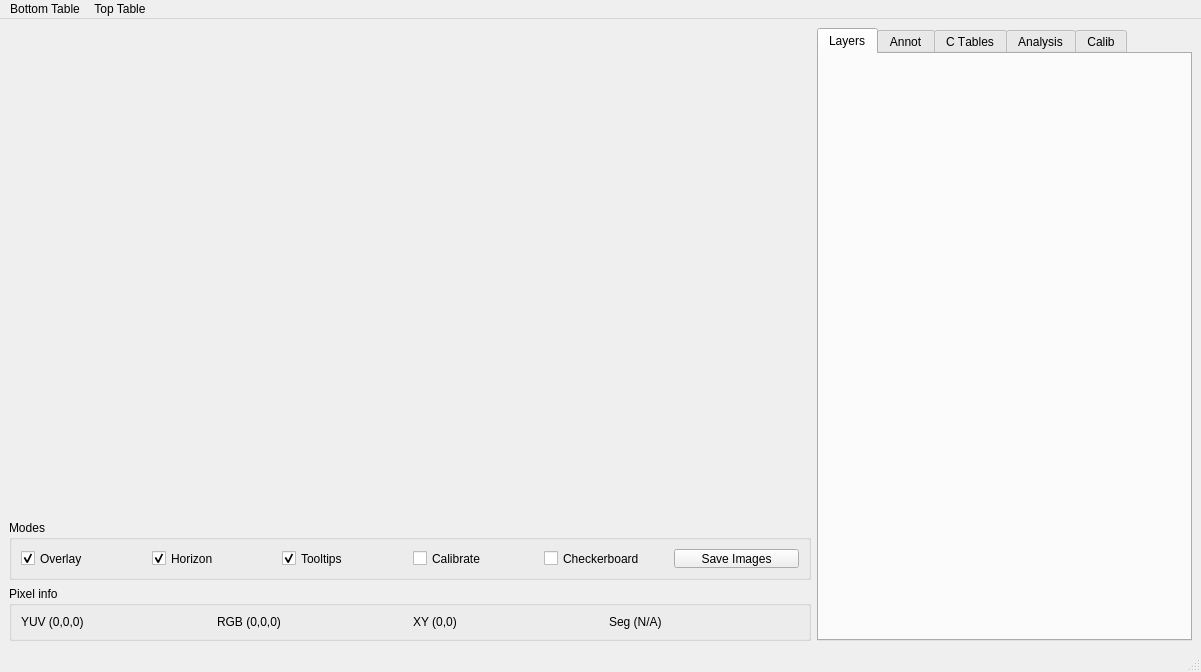
<?xml version="1.0" encoding="UTF-8"?>
<ui version="4.0">
 <class>UTVisionWindow</class>
 <widget class="QMainWindow" name="UTVisionWindow">
  <property name="geometry">
   <rect>
    <x>0</x>
    <y>0</y>
    <width>1201</width>
    <height>672</height>
   </rect>
  </property>
  <property name="sizePolicy">
   <sizepolicy hsizetype="Expanding" vsizetype="Expanding">
    <horstretch>0</horstretch>
    <verstretch>0</verstretch>
   </sizepolicy>
  </property>
  <property name="windowTitle">
   <string>Vision Window</string>
  </property>
  <widget class="QWidget" name="centralwidget">
   <layout class="QGridLayout" name="gridLayout_2" rowstretch="1,0,0" columnstretch="1,0">
    <item row="0" column="0">
     <layout class="QVBoxLayout" name="verticalLayout_3">
      <item>
       <widget class="ImageWidget" name="bigImage" native="true">
        <property name="minimumSize">
         <size>
          <width>800</width>
          <height>480</height>
         </size>
        </property>
        <property name="baseSize">
         <size>
          <width>640</width>
          <height>480</height>
         </size>
        </property>
        <property name="selectionEnabled" stdset="0">
         <bool>true</bool>
        </property>
       </widget>
      </item>
     </layout>
    </item>
    <item row="1" column="0">
     <widget class="QGroupBox" name="groupBox_2">
      <property name="sizePolicy">
       <sizepolicy hsizetype="Preferred" vsizetype="Preferred">
        <horstretch>0</horstretch>
        <verstretch>0</verstretch>
       </sizepolicy>
      </property>
      <property name="maximumSize">
       <size>
        <width>16777215</width>
        <height>60</height>
       </size>
      </property>
      <property name="title">
       <string>Modes</string>
      </property>
      <layout class="QHBoxLayout" name="horizontalLayout_2">
       <item>
        <widget class="QCheckBox" name="overlayCheck">
         <property name="text">
          <string>Overlay</string>
         </property>
         <property name="checked">
          <bool>true</bool>
         </property>
        </widget>
       </item>
       <item>
        <widget class="QCheckBox" name="horizonCheck">
         <property name="text">
          <string>Horizon</string>
         </property>
         <property name="checked">
          <bool>true</bool>
         </property>
         <property name="tristate">
          <bool>false</bool>
         </property>
        </widget>
       </item>
       <item>
        <widget class="QCheckBox" name="toolCheck">
         <property name="text">
          <string>Tooltips</string>
         </property>
         <property name="checked">
          <bool>true</bool>
         </property>
        </widget>
       </item>
       <item>
        <widget class="QCheckBox" name="calibrationBox">
         <property name="text">
          <string>Calibrate</string>
         </property>
        </widget>
       </item>
       <item>
        <widget class="QCheckBox" name="checkerboardBox">
         <property name="text">
          <string>Checkerboard</string>
         </property>
        </widget>
       </item>
       <item>
        <widget class="QPushButton" name="saveImgCheck">
         <property name="text">
          <string>Save Images</string>
         </property>
        </widget>
       </item>
      </layout>
      <zorder>horizonCheck</zorder>
      <zorder>overlayCheck</zorder>
      <zorder>toolCheck</zorder>
      <zorder>calibrationBox</zorder>
      <zorder>saveImgCheck</zorder>
      <zorder>checkerboardBox</zorder>
     </widget>
    </item>
    <item row="2" column="0">
     <widget class="QGroupBox" name="groupBox">
      <property name="maximumSize">
       <size>
        <width>16777215</width>
        <height>65</height>
       </size>
      </property>
      <property name="title">
       <string>Pixel info</string>
      </property>
      <layout class="QHBoxLayout" name="horizontalLayout">
       <item>
        <widget class="QLabel" name="yuvLabel">
         <property name="minimumSize">
          <size>
           <width>0</width>
           <height>0</height>
          </size>
         </property>
         <property name="text">
          <string>YUV (0,0,0)</string>
         </property>
        </widget>
       </item>
       <item>
        <widget class="QLabel" name="rgbLabel">
         <property name="minimumSize">
          <size>
           <width>0</width>
           <height>0</height>
          </size>
         </property>
         <property name="text">
          <string>RGB (0,0,0)</string>
         </property>
        </widget>
       </item>
       <item>
        <widget class="QLabel" name="xyLabel">
         <property name="minimumSize">
          <size>
           <width>0</width>
           <height>0</height>
          </size>
         </property>
         <property name="text">
          <string>XY (0,0)</string>
         </property>
        </widget>
       </item>
       <item>
        <widget class="QLabel" name="segLabel">
         <property name="minimumSize">
          <size>
           <width>0</width>
           <height>0</height>
          </size>
         </property>
         <property name="text">
          <string>Seg (N/A)</string>
         </property>
        </widget>
       </item>
      </layout>
     </widget>
    </item>
    <item row="0" column="1" rowspan="3">
     <widget class="QTabWidget" name="tabWidget">
      <property name="sizePolicy">
       <sizepolicy hsizetype="Preferred" vsizetype="Preferred">
        <horstretch>0</horstretch>
        <verstretch>0</verstretch>
       </sizepolicy>
      </property>
      <property name="minimumSize">
       <size>
        <width>375</width>
        <height>0</height>
       </size>
      </property>
      <property name="maximumSize">
       <size>
        <width>16777215</width>
        <height>16777215</height>
       </size>
      </property>
      <property name="font">
       <font>
        <pointsize>9</pointsize>
        <kerning>false</kerning>
       </font>
      </property>
      <property name="tabPosition">
       <enum>QTabWidget::North</enum>
      </property>
      <property name="tabShape">
       <enum>QTabWidget::Rounded</enum>
      </property>
      <property name="currentIndex">
       <number>0</number>
      </property>
      <property name="iconSize">
       <size>
        <width>16</width>
        <height>16</height>
       </size>
      </property>
      <property name="usesScrollButtons">
       <bool>false</bool>
      </property>
      <widget class="QWidget" name="layersTab">
       <property name="sizePolicy">
        <sizepolicy hsizetype="Expanding" vsizetype="Expanding">
         <horstretch>0</horstretch>
         <verstretch>0</verstretch>
        </sizepolicy>
       </property>
       <attribute name="title">
        <string>Layers</string>
       </attribute>
       <layout class="QGridLayout" name="gridLayout">
        <item row="0" column="0">
         <layout class="QVBoxLayout" name="verticalLayout_2">
          <item>
           <widget class="ImageWidget" name="rawImageTop" native="true"/>
          </item>
          <item>
           <widget class="ImageWidget" name="rawImageBottom" native="true"/>
          </item>
          <item>
           <spacer name="verticalSpacer_3">
            <property name="orientation">
             <enum>Qt::Vertical</enum>
            </property>
            <property name="sizeType">
             <enum>QSizePolicy::Fixed</enum>
            </property>
            <property name="sizeHint" stdset="0">
             <size>
              <width>20</width>
              <height>18</height>
             </size>
            </property>
           </spacer>
          </item>
          <item>
           <widget class="ImageWidget" name="horizontalBlobImageTop" native="true"/>
          </item>
          <item>
           <widget class="ImageWidget" name="horizontalBlobImageBottom" native="true"/>
          </item>
          <item>
           <spacer name="verticalSpacer_4">
            <property name="orientation">
             <enum>Qt::Vertical</enum>
            </property>
            <property name="sizeType">
             <enum>QSizePolicy::Fixed</enum>
            </property>
            <property name="sizeHint" stdset="0">
             <size>
              <width>20</width>
              <height>18</height>
             </size>
            </property>
           </spacer>
          </item>
          <item>
           <widget class="ImageWidget" name="objImageTop" native="true"/>
          </item>
          <item>
           <widget class="ImageWidget" name="objImageBottom" native="true"/>
          </item>
         </layout>
        </item>
        <item row="0" column="1">
         <layout class="QVBoxLayout" name="verticalLayout">
          <item>
           <widget class="ImageWidget" name="segImageTop" native="true"/>
          </item>
          <item>
           <widget class="ImageWidget" name="segImageBottom" native="true"/>
          </item>
          <item>
           <spacer name="verticalSpacer_2">
            <property name="orientation">
             <enum>Qt::Vertical</enum>
            </property>
            <property name="sizeType">
             <enum>QSizePolicy::Fixed</enum>
            </property>
            <property name="sizeHint" stdset="0">
             <size>
              <width>20</width>
              <height>18</height>
             </size>
            </property>
           </spacer>
          </item>
          <item>
           <widget class="ImageWidget" name="verticalBlobImageTop" native="true"/>
          </item>
          <item>
           <widget class="ImageWidget" name="verticalBlobImageBottom" native="true"/>
          </item>
          <item>
           <spacer name="verticalSpacer">
            <property name="orientation">
             <enum>Qt::Vertical</enum>
            </property>
            <property name="sizeType">
             <enum>QSizePolicy::Fixed</enum>
            </property>
            <property name="sizeHint" stdset="0">
             <size>
              <width>20</width>
              <height>18</height>
             </size>
            </property>
           </spacer>
          </item>
          <item>
           <widget class="ImageWidget" name="transformedImageTop" native="true"/>
          </item>
          <item>
           <widget class="ImageWidget" name="transformedImageBottom" native="true"/>
          </item>
         </layout>
        </item>
       </layout>
      </widget>
      <widget class="QWidget" name="annotTab">
       <attribute name="title">
        <string>Annot</string>
       </attribute>
       <layout class="QGridLayout" name="gridLayout_3">
        <item row="0" column="0">
         <widget class="AnnotationWidget" name="annot" native="true">
          <property name="sizePolicy">
           <sizepolicy hsizetype="Preferred" vsizetype="Preferred">
            <horstretch>0</horstretch>
            <verstretch>0</verstretch>
           </sizepolicy>
          </property>
         </widget>
        </item>
       </layout>
      </widget>
      <widget class="QWidget" name="ctTab">
       <attribute name="title">
        <string>C Tables</string>
       </attribute>
       <layout class="QGridLayout" name="gridLayout_4">
        <item row="0" column="0">
         <widget class="ClassificationWidget" name="classification" native="true">
          <property name="sizePolicy">
           <sizepolicy hsizetype="Preferred" vsizetype="Preferred">
            <horstretch>0</horstretch>
            <verstretch>0</verstretch>
           </sizepolicy>
          </property>
         </widget>
        </item>
       </layout>
      </widget>
      <widget class="QWidget" name="analysisTab">
       <attribute name="title">
        <string>Analysis</string>
       </attribute>
       <layout class="QGridLayout" name="gridLayout_5">
        <item row="0" column="0">
         <widget class="AnalysisWidget" name="analysis" native="true">
          <property name="sizePolicy">
           <sizepolicy hsizetype="Preferred" vsizetype="Preferred">
            <horstretch>0</horstretch>
            <verstretch>0</verstretch>
           </sizepolicy>
          </property>
         </widget>
        </item>
       </layout>
      </widget>
      <widget class="QWidget" name="calibTab">
       <attribute name="title">
        <string>Calib</string>
       </attribute>
       <layout class="QGridLayout" name="gridLayout_6">
        <item row="0" column="0">
         <widget class="QTabWidget" name="tabWidget_2">
          <property name="currentIndex">
           <number>1</number>
          </property>
          <widget class="QWidget" name="tab_3">
           <attribute name="title">
            <string>Intrinsic</string>
           </attribute>
           <layout class="QGridLayout" name="gridLayout_7">
            <item row="0" column="0">
             <widget class="IntrinsicCalibrationWidget" name="icalibration" native="true">
              <property name="sizePolicy">
               <sizepolicy hsizetype="Preferred" vsizetype="Preferred">
                <horstretch>0</horstretch>
                <verstretch>0</verstretch>
               </sizepolicy>
              </property>
             </widget>
            </item>
           </layout>
          </widget>
          <widget class="QWidget" name="tab_4">
           <attribute name="title">
            <string>Extrinsic</string>
           </attribute>
           <layout class="QGridLayout" name="gridLayout_8">
            <item row="0" column="0">
             <widget class="ExtrinsicCalibrationWidget" name="ecalibration" native="true"/>
            </item>
           </layout>
          </widget>
         </widget>
        </item>
       </layout>
      </widget>
     </widget>
    </item>
   </layout>
  </widget>
  <widget class="QMenuBar" name="menuBar">
   <property name="geometry">
    <rect>
     <x>0</x>
     <y>0</y>
     <width>1201</width>
     <height>25</height>
    </rect>
   </property>
   <widget class="QMenu" name="menuColour_Table">
    <property name="title">
     <string>Bottom Table</string>
    </property>
    <addaction name="actionNew_Bottom"/>
    <addaction name="actionOpen_Bottom"/>
    <addaction name="actionSave_Bottom"/>
    <addaction name="actionSave_As_Bottom"/>
   </widget>
   <widget class="QMenu" name="menuTop_Table">
    <property name="title">
     <string>Top Table</string>
    </property>
    <addaction name="actionNew_Top"/>
    <addaction name="actionOpen_Top"/>
    <addaction name="actionSave_Top"/>
    <addaction name="actionSave_As_Top"/>
   </widget>
   <addaction name="menuColour_Table"/>
   <addaction name="menuTop_Table"/>
  </widget>
  <widget class="QStatusBar" name="statusbar"/>
  <action name="actionLoad">
   <property name="text">
    <string>New</string>
   </property>
  </action>
  <action name="actionNew">
   <property name="text">
    <string>New</string>
   </property>
  </action>
  <action name="actionOpen_Bottom">
   <property name="text">
    <string>Open Bottom</string>
   </property>
  </action>
  <action name="actionSave_Bottom">
   <property name="text">
    <string>Save Bottom</string>
   </property>
  </action>
  <action name="actionSave_As_Bottom">
   <property name="text">
    <string>Save As</string>
   </property>
  </action>
  <action name="actionNew_Bottom">
   <property name="text">
    <string>New Bottom</string>
   </property>
  </action>
  <action name="actionYUV">
   <property name="text">
    <string>YUV</string>
   </property>
  </action>
  <action name="actionLAB">
   <property name="text">
    <string>LAB</string>
   </property>
  </action>
  <action name="actionHSI">
   <property name="text">
    <string>HSI</string>
   </property>
  </action>
  <action name="actionNew_Top">
   <property name="text">
    <string>New Top</string>
   </property>
  </action>
  <action name="actionOpen_Top">
   <property name="text">
    <string>Open Top</string>
   </property>
  </action>
  <action name="actionSave_Top">
   <property name="text">
    <string>Save Top</string>
   </property>
  </action>
  <action name="actionSave_As_Top">
   <property name="text">
    <string>Save As</string>
   </property>
  </action>
 </widget>
 <customwidgets>
  <customwidget>
   <class>ImageWidget</class>
   <extends>QWidget</extends>
   <header>ImageWidget.h</header>
   <container>1</container>
  </customwidget>
  <customwidget>
   <class>AnnotationWidget</class>
   <extends>QWidget</extends>
   <header>AnnotationWidget.h</header>
  </customwidget>
  <customwidget>
   <class>ClassificationWidget</class>
   <extends>QWidget</extends>
   <header>ClassificationWidget.h</header>
   <container>1</container>
  </customwidget>
  <customwidget>
   <class>AnalysisWidget</class>
   <extends>QWidget</extends>
   <header>AnalysisWidget.h</header>
   <container>1</container>
  </customwidget>
  <customwidget>
   <class>IntrinsicCalibrationWidget</class>
   <extends>QWidget</extends>
   <header>IntrinsicCalibrationWidget.h</header>
   <container>1</container>
  </customwidget>
  <customwidget>
   <class>ExtrinsicCalibrationWidget</class>
   <extends>QWidget</extends>
   <header>ExtrinsicCalibrationWidget.h</header>
   <container>1</container>
  </customwidget>
 </customwidgets>
 <resources/>
 <connections/>
</ui>
